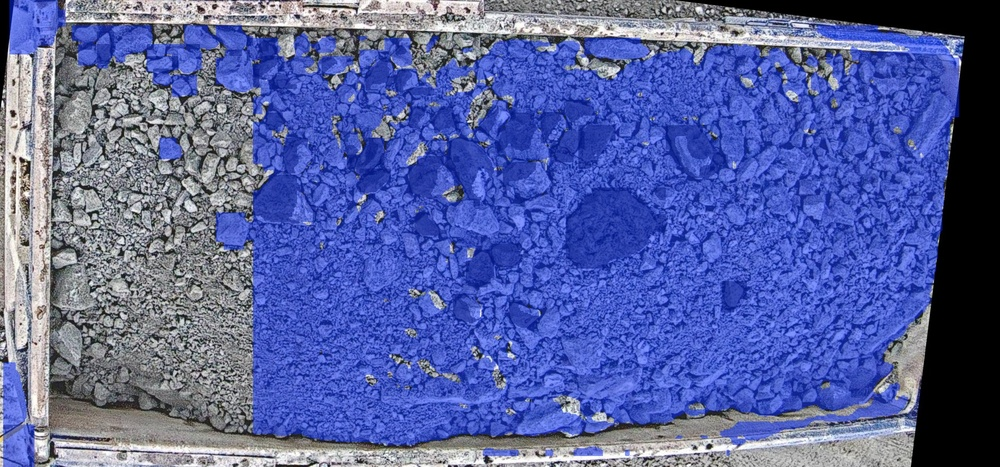
#> input picture Develop/result.jpg, 1000 x 467 px, shrunk from 1909 x 892 before the run
$ python -i preprocess.py   (imports and definitions only)
#> lines starting #> are read from the running program, lines starting #| are printed output that depends on the picture
#> further down, picture is the input picture: shape (467, 1000, 3); mean B, G, R 161.6, 98.4, 86.3
import os
import cv2
import shutil
import logging
from pathlib import Path
from tqdm import tqdm

# --- CONFIGURACIÓN ---
base_path = "/home/lithos_analithics_challenge"
original_data_root = Path(base_path) / "images/full_dataset"
processed_data_root = Path(base_path) / "images/full_dataset_processed"

# [1 line not run here, left out]
logger = logging.getLogger(__name__)

def apply_custom_preprocessing(image):
    # Suavizado preservando bordes (ideal para rocas)
    smoothed = cv2.bilateralFilter(image, d=9, sigmaColor=75, sigmaSpace=75)
    lab = cv2.cvtColor(smoothed, cv2.COLOR_BGR2LAB)
#> lab: shape (467, 1000, 3); mean of channels 0, 1, 2 111.4, 144.1, 93.4
    l, a, b = cv2.split(lab)
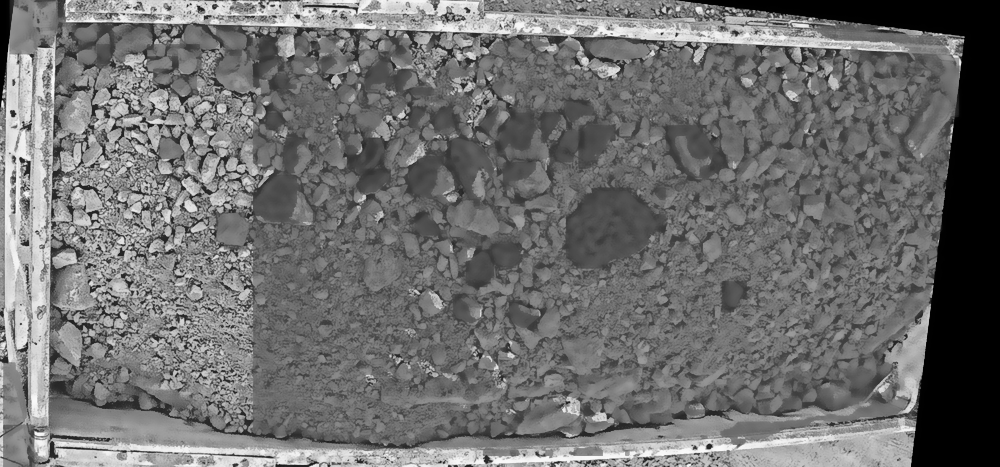
#> l: shape (467, 1000); min 0, max 251, mean 111.4
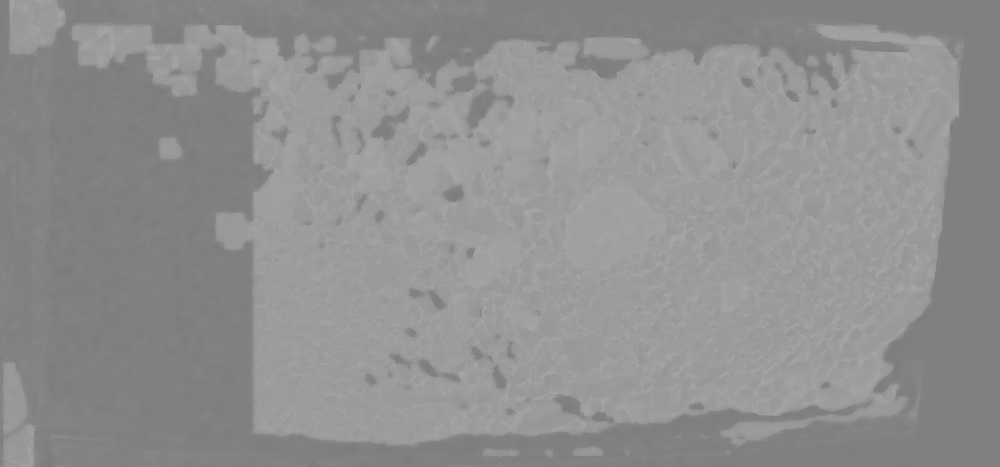
#> a: shape (467, 1000); min 122, max 167, mean 144.1
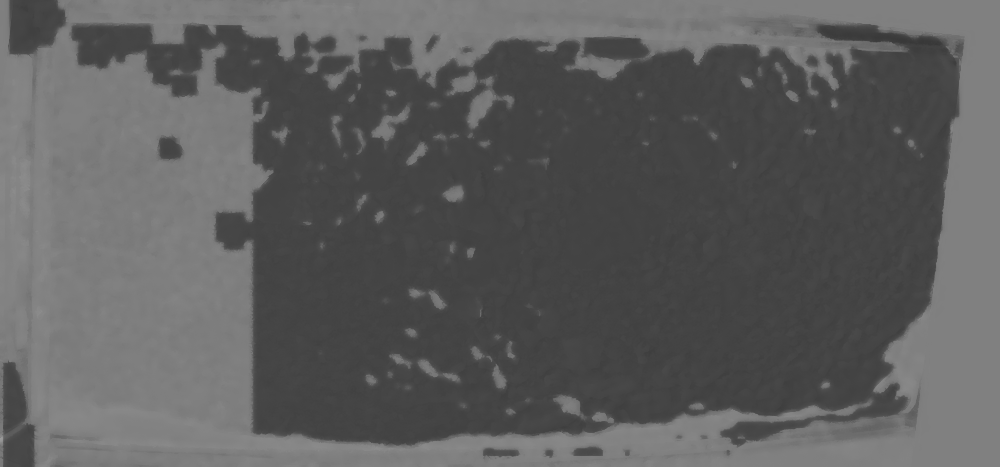
#> b: shape (467, 1000); min 56, max 155, mean 93.4
    # Mejora de contraste adaptativo
    clahe = cv2.createCLAHE(clipLimit=2.0, tileGridSize=(8, 8))
    l = clahe.apply(l)
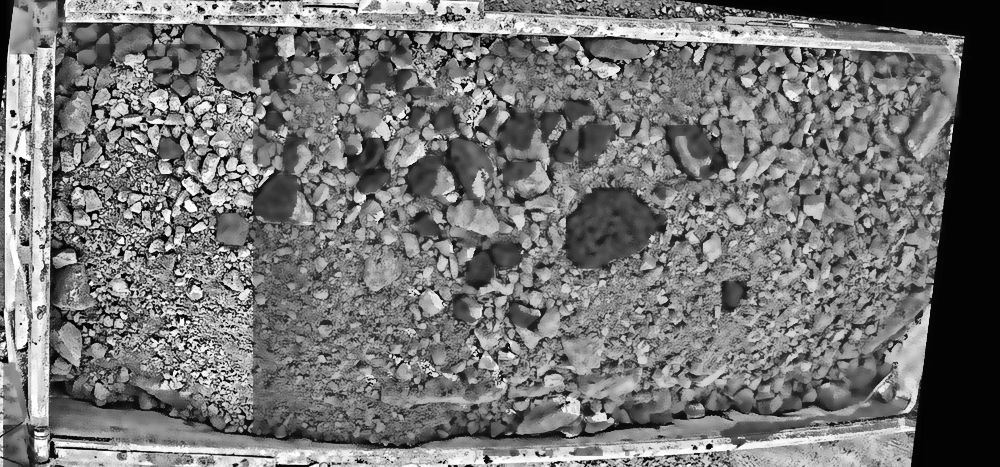
#> l: shape (467, 1000); min 0, max 255, mean 116.3
    return cv2.cvtColor(cv2.merge((l, a, b)), cv2.COLOR_LAB2BGR)
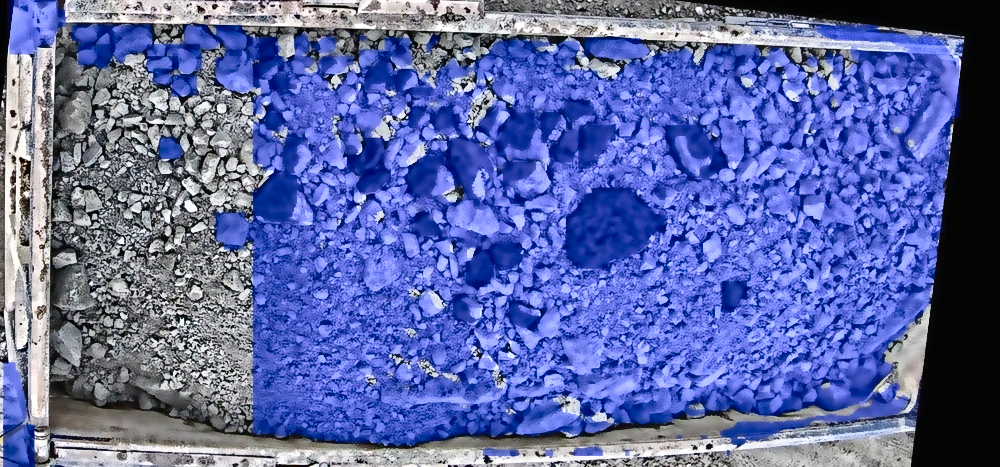
#> returned value: shape (467, 1000, 3); mean B, G, R 166.6, 104.7, 92.6

def main():
    logger.info(f"Iniciando preprocesamiento: {original_data_root} -> {processed_data_root}")

    for split in ['train', 'valid', 'test']:
        src_img_dir = original_data_root / split / "images"
        src_lbl_dir = original_data_root / split / "labels"

        dst_img_dir = processed_data_root / split / "images"
        dst_lbl_dir = processed_data_root / split / "labels"

        if not src_img_dir.exists():
            logger.warning(f"Split {split} no encontrado. Saltando...")
            continue

        dst_img_dir.mkdir(parents=True, exist_ok=True)
        dst_lbl_dir.mkdir(parents=True, exist_ok=True)

        img_files = list(src_img_dir.glob("*.jpg"))
        for img_file in tqdm(img_files, desc=f"Procesando {split}"):
            # 1. Procesar Imagen
            img = cv2.imread(str(img_file))
            if img is not None:
                proc = apply_custom_preprocessing(img)
                cv2.imwrite(str(dst_img_dir / img_file.name), proc)

            # 2. Copiar Label (sin cambios, solo se mueven a la nueva ruta)
            lbl_file = src_lbl_dir / img_file.with_suffix('.txt').name
            if lbl_file.exists():
                shutil.copy(str(lbl_file), str(dst_lbl_dir / lbl_file.name))

    logger.info("¡Preprocesamiento completado!")

# [2 lines not run here, left out]

>>> import cv2
>>> picture = cv2.imread('result.jpg')
>>> result = apply_custom_preprocessing(picture)
